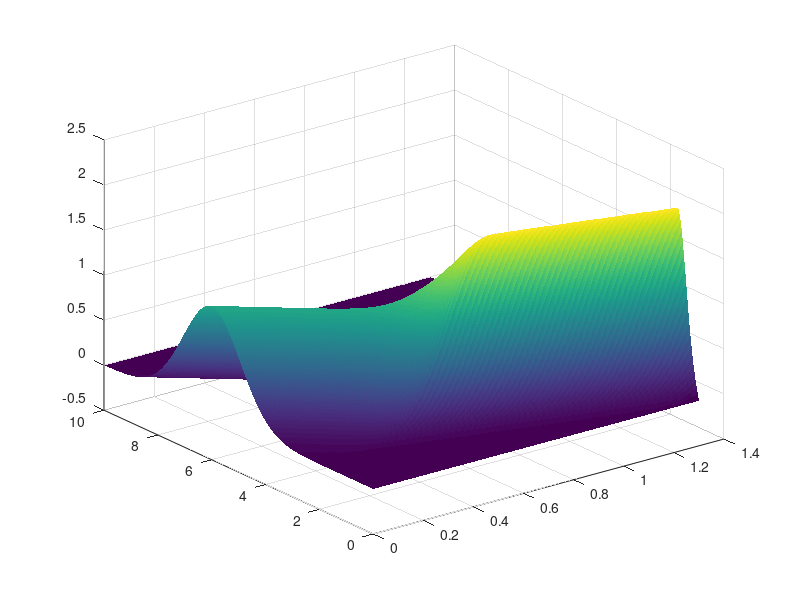

This chart was generated by the following MATLAB code:
function zad3()
clearvars

d1 = 0.4;
dF = 4;
delta_x = 0.04;
delta_t = 0.002;

x = 0:delta_x:10;
t = 0:delta_t:1.3;

d = d1.*(x < 2) + (d1 + (dF - d1)/(2.8 - 2)*(x - 2)).*(x >= 2 & x <= 2.8) + dF.*(x > 2.8);

g = 9.8;
U0 = 1.2;
sigma = 1.5;
x0 = 6;
v0 = sqrt(g*dF);

Ux0 = @(x) U0*exp(-(x - x0).^2/(sigma.^2));
Udt = @(x) U0*exp((-(x - x0 + v0*delta_t).^2)/(sigma.^2));

lenx = length(x);
lent = length(t);

wyn = zeros(lenx, lent);

for i = 1:lenx
    wyn(i,1) = Ux0(delta_x*(i-1));
    wyn(i,2) = Udt(delta_x*(i-1));
end
wyn(1,1:lent) = 0;
wyn(lenx, 1:lent) = 0;

r = g*delta_t*delta_t/(delta_x*delta_x);

for k=2:(lent-1)
    for i=2:(lenx-1)
        wyn(i,k+1) = -1*wyn(i,k-1) + (-2*r*d(i) + 2)*wyn(i,k) ...
            + (1/2*r*d(i+1)+1/2*r*d(i))*wyn(i+1,k) + (r*3/2*d(i)-1/2*r*d(i+1))*wyn(i-1,k);
    end
end

surf(t, x, wyn, 'EdgeColor', 'none')